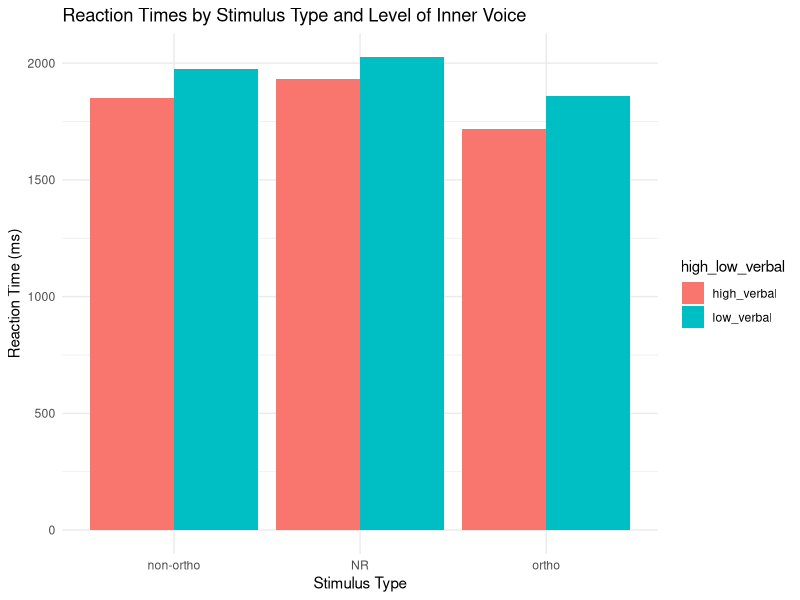
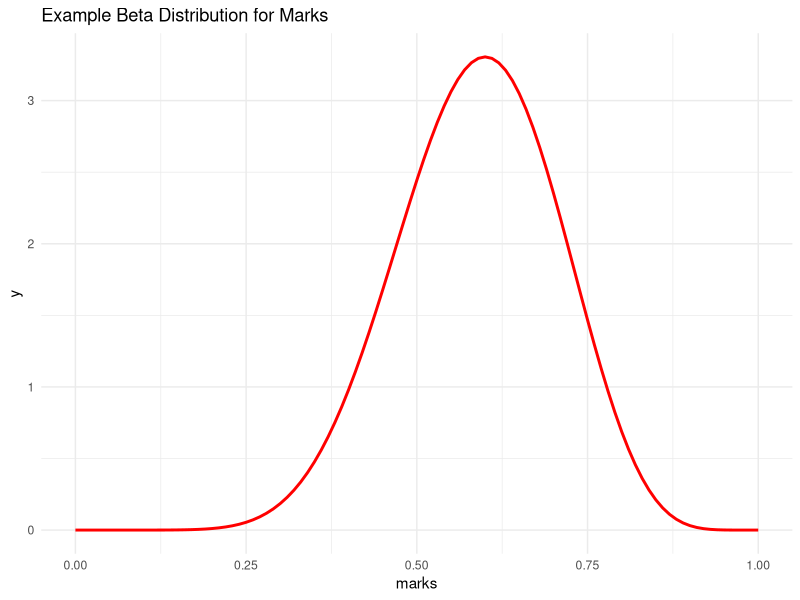
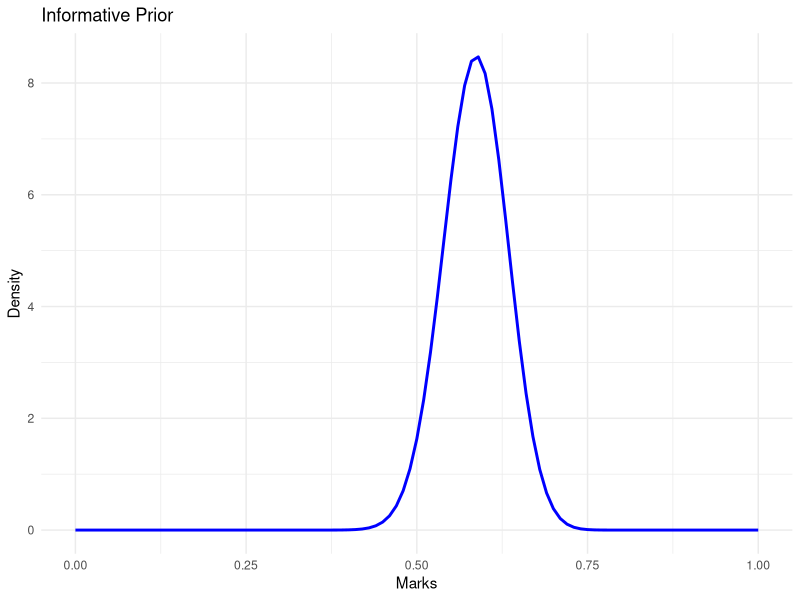
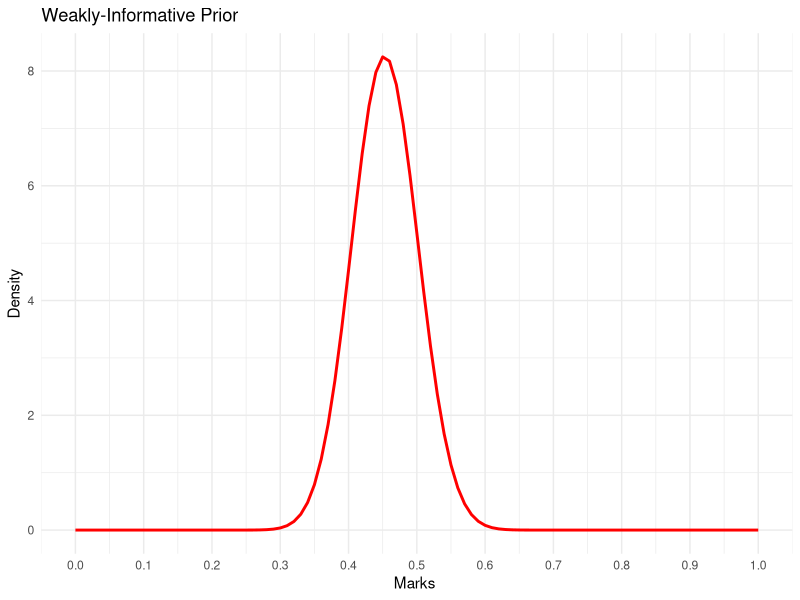
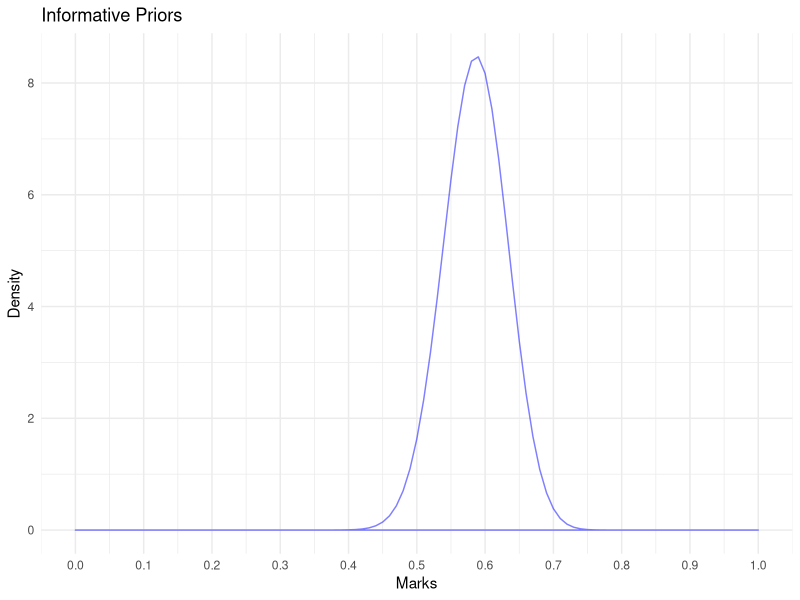
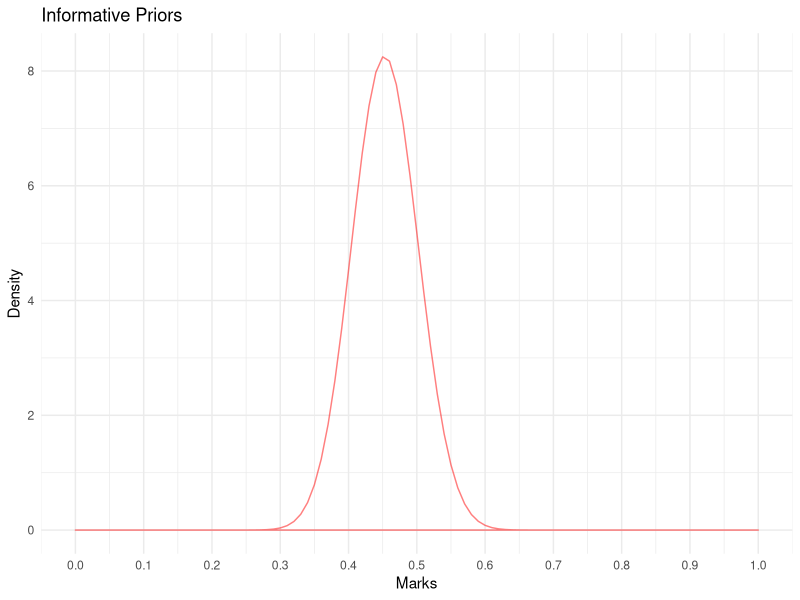

Here is the R script that generated these plots, in order:
library(tidyverse)
library(lme4)

#################### Question 1 ############################

#Load the data 
rhyming_data <- read.csv('data/rhyming.csv')

#tidying the data
rhyming_data_2 <- rhyming_data %>%
  unite(stimulus, image_1, image_2, sep = "_") #this is to merge columns image_1 and image_2 into a new column named stimulus  


# Calculate the mean reaction time for each combination of `type` and `high_low_verbal`
summary_data <- rhyming_data_2 %>%
  group_by(type, high_low_verbal) %>%
  summarise(mean_rt = mean(rt))

# Plot the data using a bar graph
ggplot(summary_data, aes(x = type, y = mean_rt, fill = high_low_verbal)) +
  geom_bar(stat = "identity", position = "dodge") +
  labs(title = "Reaction Times by Stimulus Type and Level of Inner Voice",
       x = "Stimulus Type",
       y = "Reaction Time (ms)") +
  theme_minimal() 


#Chose a linear mixed-effects model (LMM) to analyze the data
# Justification:
  #A mixed-effects model can account for both fixed effects (stimulus type, level of inner voice) and random effects (participant variability)
  #The data has multiple trials per participant.
rhyming_model <- lmer(data = rhyming_data, rt ~ type * high_low_verbal + (1 | worker_id))
summary(rhyming_model)

# Justification:
# - The model includes `type` and `high_low_verbal` as fixed effects, and their interaction.
# - The random effect `(1 | worker_id)` accounts for variability between participants.
# - This structure allows us to test whether the effect of stimulus type on reaction times depends on the level of inner speech.
#each person has an individual slope but no intercept 
#each person goes through one trial and one condition 

# To check for significance of fixed effects
anova(rhyming_model)

#Interpret the output




########################## QUESTION 2 ###############################


#####3.1
#beta distribution consists of 2 parameters: alpha and beta 
#The beta distribution is a continuous probability distribution defined on the interval [0, 1]
#To make our dependent variable fit within this interval
#Our DV here is the percentages of marks. we need to convert these percentages to decimals to fit within this range
#The Beta distribution takes two shape parameters: alpha (α) and beta (β).
# Since the Beta distribution is defined on the interval [0, 1], we need to rescale the marks (0 to 100) to [0, 1].
#we divide the percentages by 100 (considering marks are out of 100)
   #For example: 
     # - A mark of 67% would become 0.67
     # - A mark of 85% would become 0.85



####3.2 
# Set seed for reproducibility
set.seed(100)

# Simulate marks out of 100 (as an example)
x <- seq(0, 100, by = 1)  # Marks range from 0 to 100

# Rescaling marks to fit into the [0, 1] interval
marks <- x / 100

# Define parameters for the Beta distribution
alpha <- 10
beta <- 7

# Calculate the probability density function (PDF) for the Beta distribution
y <- dbeta(marks, alpha, beta)

# Create a data frame for plotting
beta_data <- tibble(x = marks, y = y)

# Plot the Beta distribution
ggplot(beta_data, aes(x = marks, y = y)) +
  geom_line(color = "red", linewidth = 1.0) +
  labs(title = "Example Beta Distribution for Marks") +
  theme_minimal()


#####3.3

# Defining parameters for informative prior: based on prior knowledge
alpha_informative <- rnorm(n= 1, mean= 67, sd=5)
beta_informative <- rnorm(n= 1, mean= 45, sd=5)

# Defining parameters for weakly-informative prior: Broad and less specific
alpha_weakly <- rnorm(n= 1, mean= 50, sd=20)
beta_weakly <-  rnorm(n= 1, mean= 45, sd=15)

# Calculate densities for informative and weakly informative priors
y_informative <- dbeta(marks, alpha_informative, beta_informative)
y_weakly <- dbeta(marks, alpha_weakly, beta_weakly)

# Creating tables for plotting
informative_data <- tibble(x = marks, y = y_informative, Prior = "Informative")
weakly_data <- tibble(x = marks, y = y_weakly, Prior = "Weakly-Informative")

# Plot for Informative Prior
ggplot(informative_data, aes(x = x, y = y)) +
  geom_path(color = "blue", size = 1) +
  labs(title = "Informative Prior",
       x = "Marks",
       y = "Density") +
  theme_minimal()

# Plot for Weakly-Informative Prior 
ggplot(weakly_data, aes(x = x, y = y)) +
  geom_path(color = "red", size = 1) +  
  labs(title = "Weakly-Informative Prior",
       x = "Marks ",
       y = "Density") +
  scale_x_continuous(breaks = seq(0, 1, by = 0.1)) +
  theme_minimal()



#### 3.4 

# Function to compute the density for a given alpha and beta
gen_prior_pred <- function(n, alpha_prior, beta_prior) { 
  x <- seq(0, 1, 0.01)  # Normalized marks in [0, 1]
  d <- tibble(n = n, alpha = alpha_prior, beta = beta_prior, 
              x = x, 
              y = dbeta(x, alpha_prior, beta_prior)) 
  return(d) 
}


# Create informative priors (narrow and specific)
priors_informative <- tibble(n = 1:50) %>% 
  group_by(n) %>% 
  mutate(alpha_prior = alpha_informative,  # Informative alpha (centered around 67)
         beta_prior = beta_informative    # Informative beta (centered around 45)
  )

# Create weakly informative priors (broad and less specific)
priors_weakly <- tibble(n = 1:50) %>% 
  group_by(n) %>% 
  mutate(alpha_prior = alpha_weakly,  # Weakly informative alpha (broad distribution)
         beta_prior = beta_weakly   # Weakly informative beta (broad distribution)
  )


# Apply function to each prior sample for informative priors
prior_llh_informative <- pmap_df(priors_informative, gen_prior_pred)

# Apply function to each prior sample for weakly informative priors
prior_llh_weakly <- pmap_df(priors_weakly, gen_prior_pred)

# Plot for Informative Priors
ggplot(prior_llh_informative, aes(x, y, group = interaction(alpha, beta))) +  
  geom_path(alpha = 0.50, color = "blue") +  
  labs(title = "Informative Priors",
       x = "Marks",
       y = "Density") +
  scale_x_continuous(breaks = seq(0, 1, by = 0.1)) +
  theme_minimal()

# Plot for Weakly Informative Priors
ggplot(prior_llh_weakly, aes(x, y, group = interaction(alpha, beta))) +  
  geom_path(alpha = 0.50, color = "red") +  
  labs(title = "Informative Priors",
       x = "Marks",
       y = "Density") +
  scale_x_continuous(breaks = seq(0, 1, by = 0.1)) +
  theme_minimal()
